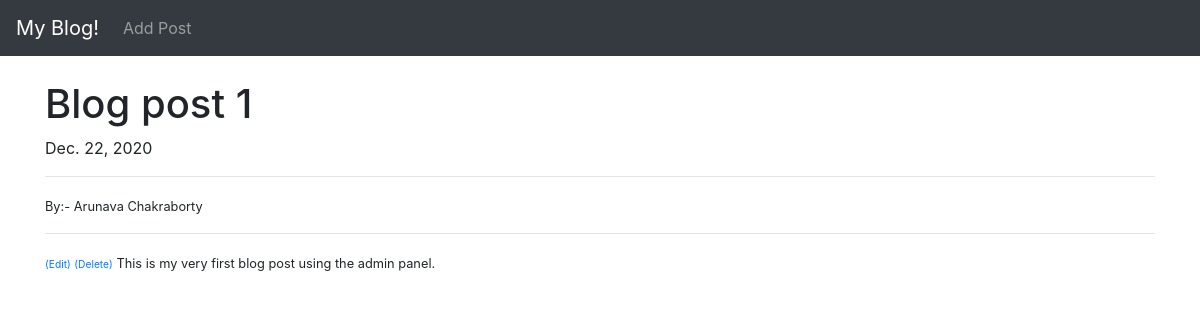
/articles/1, run on the app's committed database.
### blog_app/models.py (models this page shows, shortened)
class Post(models.Model):
    title = models.CharField(max_length=255)
    title_tag = models.CharField(max_length=255)
    post_date = models.DateField(auto_now_add=True)
    author = models.ForeignKey(User, on_delete = models.CASCADE)
    body = models.TextField()

### blog_app/views.py (the view)
# urls.py: path('articles/<int:pk>', ArticleDetailView.as_view(), name='article_detail'),
class ArticleDetailView(DetailView):
    template_name = "article_detail.html"
    model = Post

### blog_app/templates/article_detail.html (shortened to what this page needs)
{% extends 'base.html' %}
    {%block content%}
    <h1>{{post.title}}</h1>
    {{post.post_date}}
    <hr>
    <small>
    By:- {{post.author.first_name}} {{post.author.last_name}}
    <hr>
    <small><a href="{% url 'update_post' post.pk %}">(Edit)</a></small>
    <small><a href="{% url 'delete_post' post.pk %}">(Delete)</a></small>
    {{post.body}}
    </small>
    <br>
    {%endblock%}

### data on the page
Post: title "Blog post 1", post_date "Dec. 22, 2020", author.first_name "Arunava", author.last_name "Chakraborty", body "This is my very first blog post using the admin panel."
